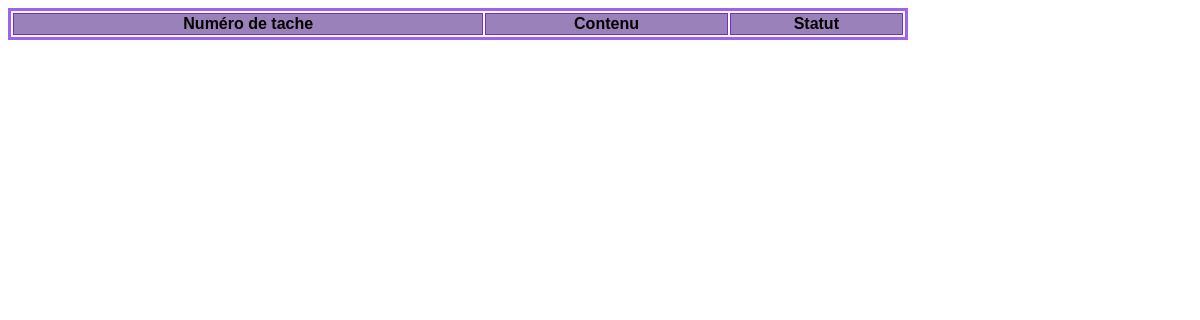
/all, run on an earlier commit of the app's database.
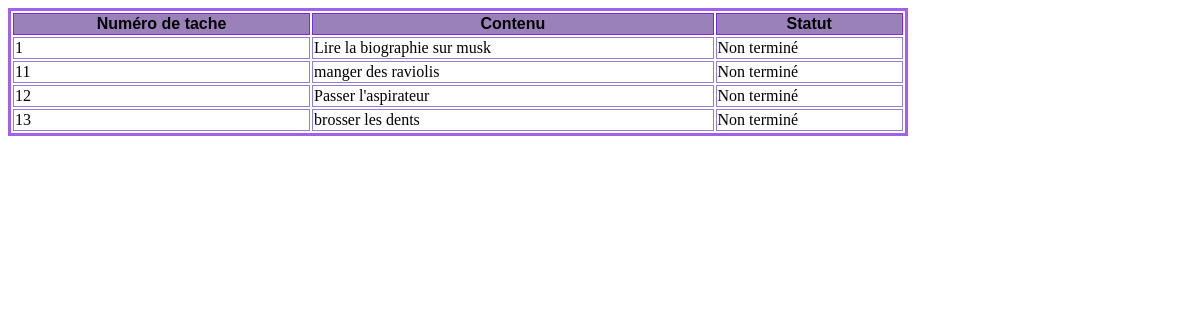
And on a later commit of the database.
### tables this page shows
CREATE TABLE tasks ( id INTEGER PRIMARY KEY AUTOINCREMENT, contenu TEXT NOT NULL, statut BOOLEAN NOT NULL);

### todo.py (the view)
@todo.route("/all")
def all():
    con = sqlite3.connect(DATABASE)
    cur = con.cursor()
    cur.execute('SELECT * FROM tasks')
    tasks = cur.fetchall()
    con.commit()
    con.close()
    return render_template('index.html', tasks=tasks)

### templates/index.html (shortened to what this page needs)
<!DOCTYPE html>
<html lang="fr">
    <head>
        <link rel="stylesheet" href="{{ url_for('static', filename='style.css')}}"
    </head>
    <body>
        <table>
            <thead>
                <tr>
                    <th> Numéro de tache</th>
                    <th> Contenu </th>
                    <th> Statut</th>
                </tr>
            </thead>
            <tbody>
                {% for task in tasks%}
                <tr>
                    <td> {{task[0]}} </td>
                    <td> {{task[1]}} </td>
                    <td> {{task[2]}} </td>
                </tr>
                {% endfor %}
            </tbody>
        </table>
    </body>
</html>

### static/style.css (style rules this page uses)
table { width: 900px; border: 3px solid #a062ec; }
th { background-color: #9b81ba; border: 1px solid #7a2adc; font-family: 'Arial', sans-serif; }
td { border: 1px solid #937fd6; align-self: start; }

What changed in the data, as far as the page shows it:
added tasks: id "1", contenu "Lire la biographie sur musk", statut "Non terminé"
added tasks: id "11", contenu "manger des raviolis", statut "Non terminé"
added tasks: id "12", contenu "Passer l'aspirateur", statut "Non terminé"
added tasks: id "13", contenu "brosser les dents", statut "Non terminé"
